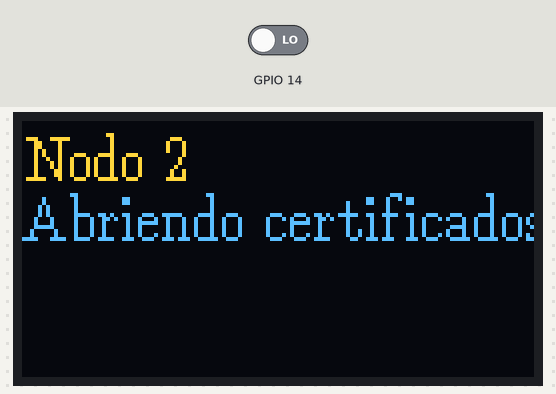
Bench run of a sketch on a simulated ESP8266 (Wemos D1 mini). On the bench: 128×64 one-colour display. The inputs (shaded band) are chosen by the test bench; at power-on: GPIO 14 LOW. The OLED is the two-colour kind (top 16 rows yellow); WiFi joins after 1.5 s; servers stay silent unless stated; network time is answered at once with the bench clock; the local clock reads 2024-03-15 10:24:30 at power-on unless the sketch sets it; storage starts empty; no MQTT or app messages arrive unless stated; what the sketch prints to the serial monitor is not drawn.

Above: at 11.7 s.
At 17.8 s:
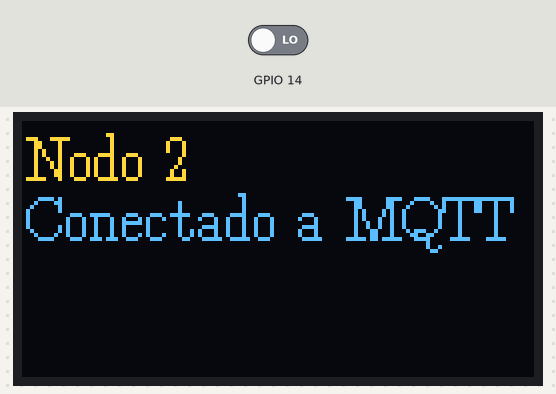
At 20.8 s:
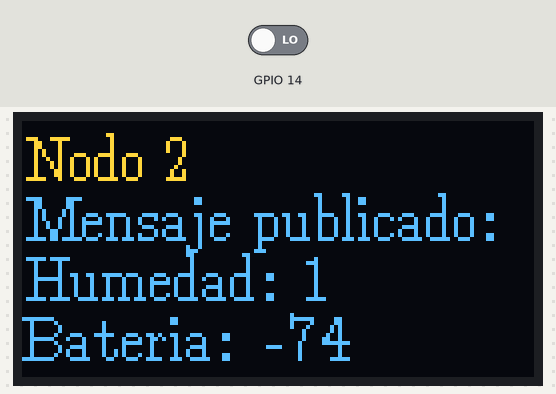

Measured:
- what the display in image 0 shows lasts 3.1 s, from 11.6 s to 14.7 s
- what the display in image 1 shows lasts 3.0 s, from 17.8 s to 20.8 s

The sketch:

conectAWS2_OLED.ino
```cpp
#include "FS.h"
#include <ESP8266WiFi.h>
#include <WiFiUdp.h>
#include <PubSubClient.h>
#include <NTPClient.h>
#include <Arduino.h>
#include <U8g2lib.h>

#ifdef U8X8_HAVE_HW_SPI
#include <SPI.h>
#endif
#ifdef U8X8_HAVE_HW_I2C
#include <Wire.h>
#endif

//OLED
U8G2_SSD1306_128X64_NONAME_F_SW_I2C u8g2(U8G2_R0, /* clock=*/ SCL, /* data=*/ SDA, /* reset=*/ U8X8_PIN_NONE);

//Wifi
const char* ssid = "Note7";
const char* password = "pruebawemos";
int var;
WiFiUDP ntpUDP;
NTPClient timeClient(ntpUDP, "pool.ntp.org");
long lastMsg = 0;
char msg[150];
char copy[150];
String mensaje;
String formattedDate;
String dayStamp;
String timeStamp;
String mesDia;
int nodo = 2;
int humedad;
int bateria;

const char* AWS_endpoint = "a2jlcux2w0aeps-ats.iot.eu-west-1.amazonaws.com"; //MQTT broker ip

void callback(char* topic, byte* payload, unsigned int length) {
  Serial.print("Message arrived [");
  Serial.print(topic);
  Serial.print("] ");
  payload[sizeof(payload)] = '\0';
  var = atoi((char *)payload);

  delay(3000);
  u8g2.clearBuffer();
  u8g2.setFontMode(1);
  u8g2.setFont(u8g2_font_cu12_tr);
  u8g2.setCursor(0,15);
  u8g2.print("Nodo "+String(nodo));
  u8g2.setCursor(0,30);
  u8g2.print("Mensaje recibido: ");
  u8g2.setCursor(0,45);
  u8g2.print("Riego: "+ String(var)+" ml");
  u8g2.sendBuffer();
  delay(3000);
  u8g2.setPowerSave(1);

  ESP.deepSleep(3600e6);
}

WiFiClientSecure espClient;
PubSubClient client(AWS_endpoint, 8883, callback, espClient); //set MQTT port number to 8883 as per //standard


void setup_wifi() {

  delay(10);

  espClient.setBufferSizes(512, 512);

  WiFi.begin(ssid, password);

  while (WiFi.status() != WL_CONNECTED) {
  delay(500);
  }

  u8g2.sendBuffer();
  timeClient.begin();

  while(!timeClient.update()){
  timeClient.forceUpdate();
}

espClient.setX509Time(timeClient.getEpochTime());

}

void reconnect() {

  // Loop until we're reconnected
  while (!client.connected()) {
    // Attempt to connect
    if (client.connect("ESPthing")) {
      client.subscribe("riego/2");

      u8g2.clearBuffer();
      u8g2.setFontMode(1);
      u8g2.setFont(u8g2_font_cu12_tr);
      u8g2.setCursor(0,15);
      u8g2.print("Nodo "+String(nodo));
      u8g2.drawStr(0,30,"Conectado a MQTT");
      u8g2.sendBuffer();
    } else {

      u8g2.clearBuffer();
      u8g2.setFontMode(1);
      u8g2.setFont(u8g2_font_cu12_tr);
      u8g2.setCursor(0,15);
      u8g2.print("Nodo "+String(nodo));
      u8g2.drawStr(0,30,"Error al conectar rc= "+client.state());
      u8g2.drawStr(0,45,"Reintentando...");
      u8g2.sendBuffer();

      // Wait 5 seconds before retrying
      delay(5000);
    }
  }
  delay(3000);
}

void certificados(){
  bool alerta=false;
  u8g2.clearBuffer();
  u8g2.setFontMode(1);
  u8g2.setFont(u8g2_font_cu12_tr);
  u8g2.setCursor(0,15);
  u8g2.print("Nodo "+String(nodo));
  u8g2.drawStr(0,30,"Abriendo certificados...");
  u8g2.sendBuffer();

  if (!SPIFFS.begin()) {
    Serial.println("Failed to mount file system");
    return;
  }

  Serial.print("Heap: "); Serial.println(ESP.getFreeHeap());

  // Load certificate file
  File cert = SPIFFS.open("/cert.der", "r"); //replace cert.crt eith your uploaded file name
  if (!cert) {
    alerta=true;
  }

  delay(1000);

  if (espClient.loadCertificate(cert))
    Serial.println("cert loaded");
  else
    alerta=true;

  // Load private key file
  File private_key = SPIFFS.open("/private.der", "r"); //replace private eith your uploaded file name
  if (!private_key) {
    alerta=true;
  }

  delay(1000);

  if (espClient.loadPrivateKey(private_key))
    Serial.println("private key loaded");
  else
    alerta=true;

  // Load CA file
  File ca = SPIFFS.open("/ca.der", "r"); //replace ca eith your uploaded file name
  if (!ca) {
  alerta=true;
    }

  delay(1000);

  if(espClient.loadCACert(ca))
    Serial.println("ca loaded");
  else
    alerta=true;

  if(alerta){
      u8g2.clearBuffer();
      u8g2.setFontMode(1);
      u8g2.setFont(u8g2_font_cu12_tr);
      u8g2.setCursor(0,15);
      u8g2.print("Nodo "+String(nodo));
      u8g2.drawStr(0,30,"Error al abrir");
      u8g2.drawStr(0,45,"certificados");
      u8g2.sendBuffer();
    }
  else{
      u8g2.clearBuffer();
      u8g2.setFontMode(1);
      u8g2.setFont(u8g2_font_cu12_tr);
      u8g2.setCursor(0,15);
      u8g2.print("Nodo "+String(nodo));
      u8g2.drawStr(0,30,"Certificados OK");
      u8g2.sendBuffer();
    }
  delay(3000);
  }

void fecha_hora(){
  //Para ajustar Diferencia horaria GMT/UTC: GMT +1 = 3600
  //Obtenemos la fecha actual
  timeClient.update();
  formattedDate = timeClient.getFormattedDate();
  int splitT = formattedDate.indexOf("T");
  dayStamp = formattedDate.substring(0, splitT);
  mesDia = dayStamp.substring(5,dayStamp.length());
  if(mesDia>"03-27" & mesDia<"10-30"){
    timeClient.setTimeOffset(7200);
    }
  else{
    timeClient.setTimeOffset(3600);
    }
  formattedDate = timeClient.getFormattedDate();
  timeStamp = formattedDate.substring(splitT+1, formattedDate.length()-1);

if (not(timeStamp>"08:00:00" & timeStamp<"09:00:00")){
    //ESP.deepSleep(3600e6);
    }
  }

void publicar_datos(){
  mensaje ="{\"ID\":\""+String(nodo)+"\",\"Humedad\":"+humedad+",\"Fecha\":\""+ String(dayStamp)+"\",\"Bateria\":\""+bateria+"\"}";
  //Se envia en caracteres por lo que debemos convertir el string en caracteres.
  mensaje.toCharArray(copy, 150);

  //Montamos el mensaje para enviar a AWS Cloud.
  snprintf (msg,150,copy);


  client.publish("data", msg); //data es nuestro tema para filtrar en AWS IoT

  u8g2.clearBuffer();
  u8g2.setFontMode(1);
  u8g2.setFont(u8g2_font_cu12_tr);
  u8g2.setCursor(0,15);
  u8g2.print("Nodo "+String(nodo));
  u8g2.setCursor(0,30);
  u8g2.print("Mensaje publicado:");
  u8g2.setCursor(0,45);
  u8g2.print("Humedad: "+String(humedad));
  u8g2.setCursor(0,60);
  u8g2.print("Bateria: "+String(bateria));
  u8g2.sendBuffer();
  }

void setup() {
  Serial.begin(9600);
  u8g2.begin();
  pinMode(A0,INPUT);
  pinMode(14,INPUT);

  bateria = ((analogRead(A0)*4.2/1023 - 3) * 100)/1.2;
  humedad= not(digitalRead(14));
  setup_wifi();

  delay(10000);

  fecha_hora();

  certificados();

  if (!client.connected()) {
    reconnect();
  }
  publicar_datos();
  }

void loop() {
  if (!client.connected()) {
    reconnect();
  }
  client.loop();
  delay(1000);
}
```
